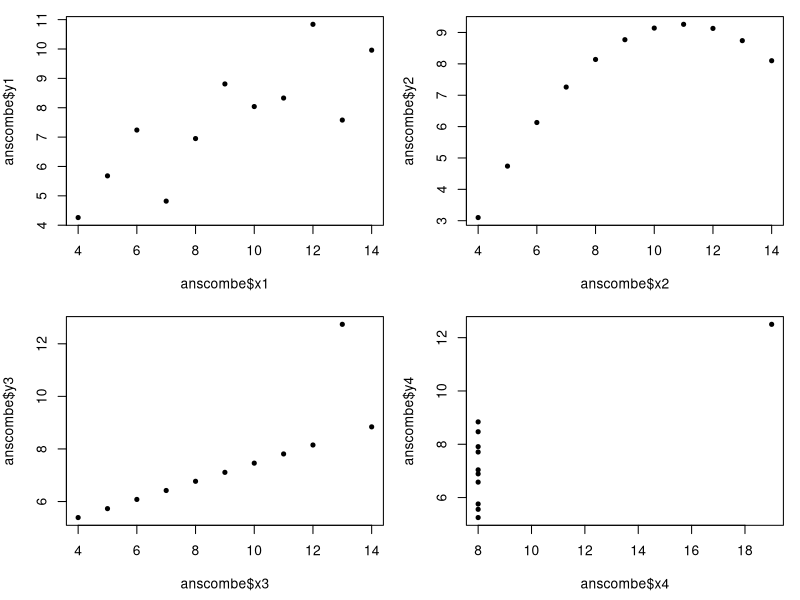

Generate this figure with R:
#Yesenia Villarreal Torres
#Laboratorio 5
#Matrícula 1109559
#02 de marzo de 2023


#Actividades
#Generar los gráficos de distribución de puntos para cada par de datos

# Graficar en un cuadro de 2x2
op = par(mfrow = c(2, 2), mar = c(4.5, 4, 1, 1))
plot(anscombe$x1, anscombe$y1, pch = 20)
plot(anscombe$x2, anscombe$y2, pch = 20)
plot(anscombe$x3, anscombe$y3, pch = 20)
plot(anscombe$x4, anscombe$y4, pch = 20)
par(op)

#Coeficiente de correlación

cor.test(anscombe$x1, anscombe$y1)
cor.test(anscombe$x2, anscombe$y2)
cor.test(anscombe$x3, anscombe$y3)
cor.test(anscombe$x4, anscombe$y4)


#Determinar para cada par de datos los coeficientes de correlación r.
#¿Alguna sorpresa? Como puedes ver, los cuatro pares de las variables xy tienen básicamente la misma correlación de 0.816. Pero no todos tienen diagramas de dispersión en los que los puntos se agrupan alrededor de una línea.
#El mensaje para llevar a casa es que el coeficiente de correlación puede ser engañoso en presencia de valores atípicos o asociación no lineal. Debido a esto, siempre es importante revisar los datos con un gráfico de dispersión.
